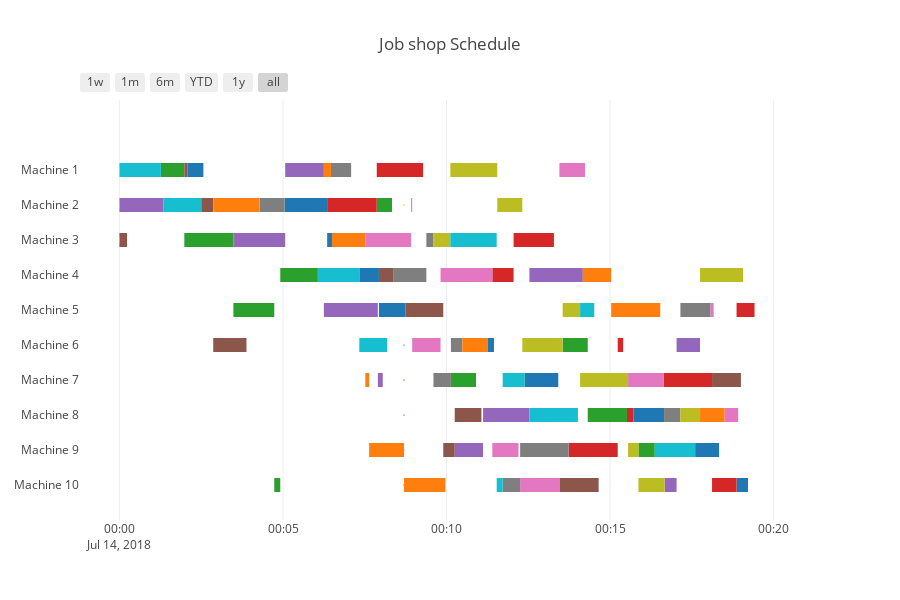

Notebook cell for this chart:
### Code cell
import GAJobShopScheduling as jss

#---Main Function--
mainScheduler = jss.Scheduler()
mainScheduler["processTimeTable"] = "ProcessingTime.csv"
mainScheduler["machinesSequenceTable"] = "MachinesSequence.csv"

mainScheduler.Run()

mainScheduler.PrintResult()
mainScheduler.PrintFitnessPlot()
mainScheduler.GenerateGanttChart()
#---

# .ipynb file may not be fully displayed on Github, you can click the prompt that on the right handside to check the full file
